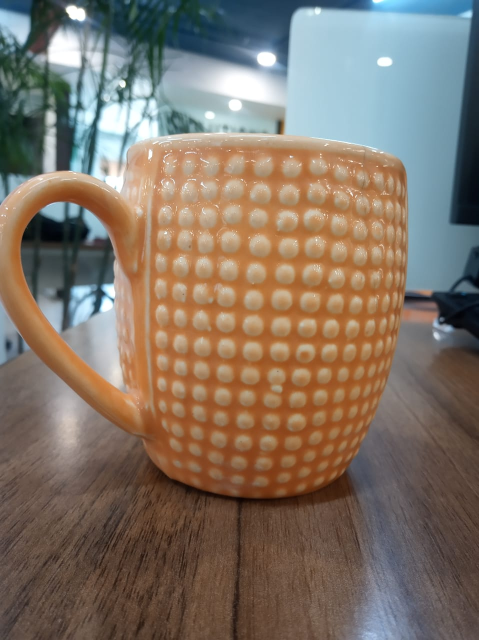
#> input picture 1.jpeg, 958 x 1280 px (shown at 1/2 size)
$ python -i main.py   (imports and definitions only)
#> lines starting #> are read from the running program, lines starting #| are printed output that depends on the picture; after the words box and inside, x2 and y2 are one past the last pixel; in counts of white or black regions, pixels touching at a corner belong together
#> further down, picture is the input picture: shape (1280, 958, 3); mean B, G, R 102.8, 115.5, 129
import cv2
import matplotlib.pyplot as plt
import numpy as np
import imutils

blueLower = (7,  44,  126)
blueUpper = (26, 255, 255)


def find_marker(image):
    image=cv2.resize(image,(500,500))
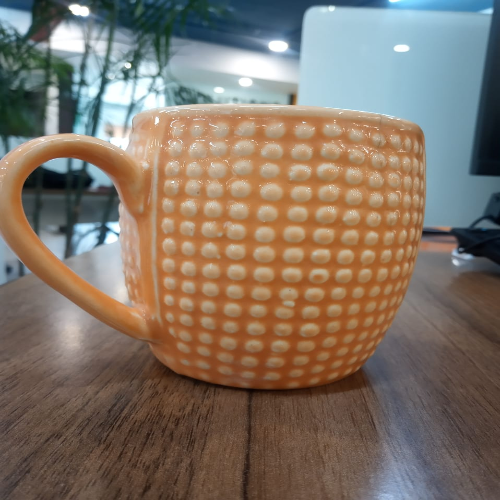
#> image: shape (500, 500, 3); mean of channels 0, 1, 2 102.7, 115.4, 128.9; drawn as B, G, R
    blurred = cv2.GaussianBlur(image, (11,11), 0)
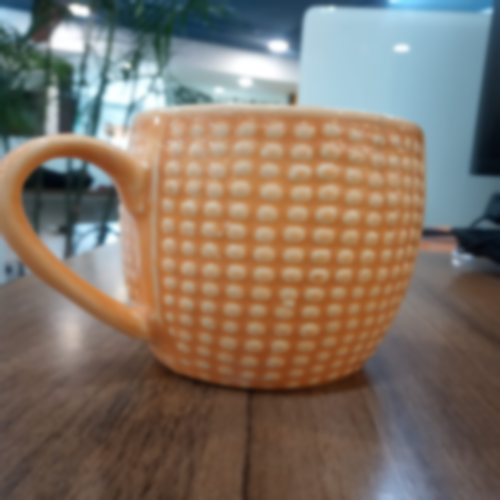
#> blurred: shape (500, 500, 3); mean of channels 0, 1, 2 102.7, 115.4, 128.9; drawn as B, G, R
    hsv = cv2.cvtColor(blurred, cv2.COLOR_BGR2HSV)
#> hsv: shape (500, 500, 3); mean H, S, V 44.4, 94.2, 141.4
    mask = cv2.inRange(hsv, blueLower, blueUpper)
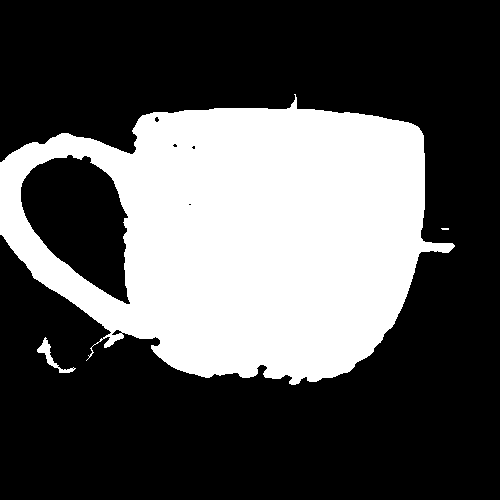
#> mask: shape (500, 500); 33% white; 3 white regions (1 under 20 px), largest, box (x1, y1, x2, y2) and area: (0, 94, 455, 385) 82279, (37, 337, 76, 373) 289
    mask = cv2.erode(mask, None, iterations=2)
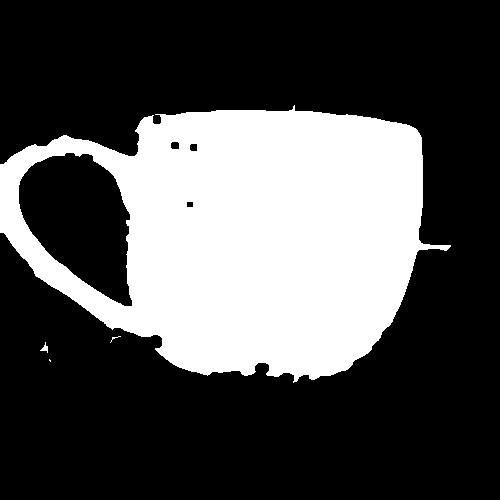
#> mask: shape (500, 500); 31.1% white; 4 white regions (2 under 20 px), largest, box (x1, y1, x2, y2) and area: (0, 105, 451, 383) 77643, (40, 342, 48, 353) 37
    mask = cv2.dilate(mask, None, iterations=2)
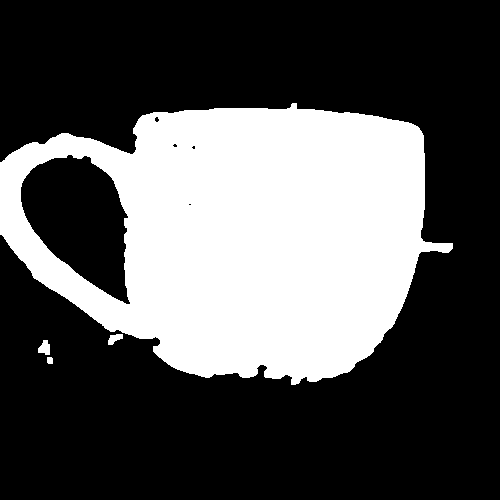
#> mask: shape (500, 500); 32.9% white; 4 white regions
    contours, _ = cv2.findContours(mask.copy(), cv2.RETR_EXTERNAL, cv2.CHAIN_APPROX_SIMPLE)
#> contours = 4 contours; box (x1, y1, x2, y2) and area: (0, 103, 453, 385) 91637, (38, 340, 50, 355) 106, (108, 334, 123, 345) 83, (47, 357, 53, 364) 29
    center = None
    c = max(contours, key=cv2.contourArea)
#> c = contour of 502 points, box (x1, y1, x2, y2) (0, 103, 453, 385), area 91637
    marker=cv2.minAreaRect(c)
#> marker = ((226.6, 247.8), (450.5, 280.6), -3.67)
    return marker,c


#def focal_length(value,KNOWN_DISTANCE,KNOWN_WIDTH):
    #return (value * KNOWN_DISTANCE) / KNOWN_WIDTH

def distance_to_camera(KNOWN_WIDTH, focalLength, value):
    return (KNOWN_WIDTH * focalLength) / value


>>> import cv2
>>> picture = cv2.imread('1.jpeg')
>>> result = find_marker(picture)
